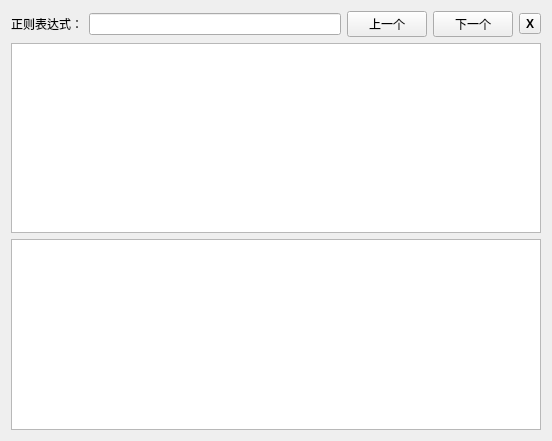
<?xml version="1.0" encoding="UTF-8"?>
<ui version="4.0">
 <class>regex_find</class>
 <widget class="QWidget" name="regex_find">
  <property name="geometry">
   <rect>
    <x>0</x>
    <y>0</y>
    <width>552</width>
    <height>441</height>
   </rect>
  </property>
  <property name="windowTitle">
   <string>正则查找</string>
  </property>
  <layout class="QVBoxLayout" name="verticalLayout">
   <item>
    <layout class="QHBoxLayout" name="horizontalLayout">
     <item>
      <widget class="QLabel" name="label">
       <property name="text">
        <string>正则表达式：</string>
       </property>
      </widget>
     </item>
     <item>
      <widget class="QLineEdit" name="lineEdit"/>
     </item>
     <item>
      <widget class="QPushButton" name="pushButton_2">
       <property name="text">
        <string>上一个</string>
       </property>
      </widget>
     </item>
     <item>
      <widget class="QPushButton" name="pushButton_3">
       <property name="text">
        <string>下一个</string>
       </property>
      </widget>
     </item>
     <item>
      <widget class="QToolButton" name="toolButton">
       <property name="font">
        <font>
         <bold>true</bold>
        </font>
       </property>
       <property name="text">
        <string>X</string>
       </property>
       <property name="autoRaise">
        <bool>false</bool>
       </property>
      </widget>
     </item>
    </layout>
   </item>
   <item>
    <widget class="QTextEdit" name="textEdit"/>
   </item>
   <item>
    <widget class="QTextEdit" name="textEdit_2"/>
   </item>
  </layout>
 </widget>
 <resources/>
 <connections/>
</ui>
